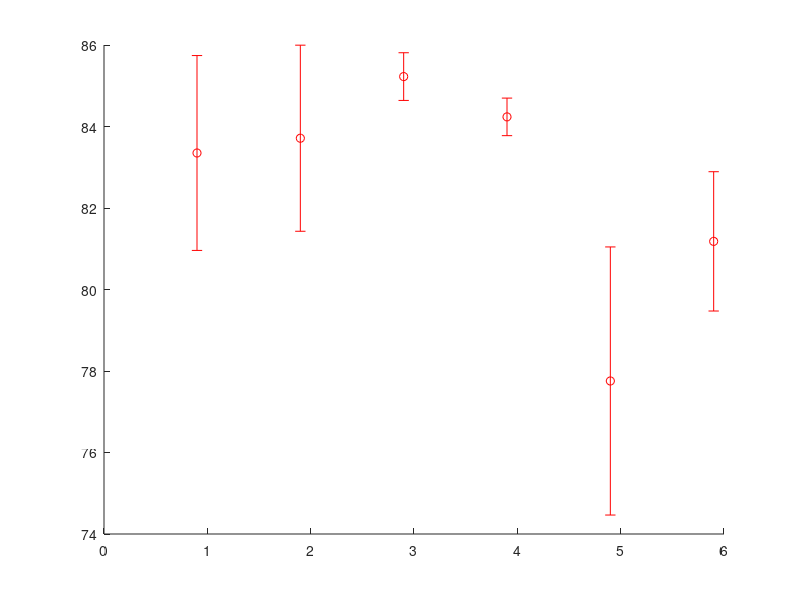

The MATLAB script that drew this image: (Note: this script raises an error after producing the figure.)
close all
load result_DSC_data_2.mat
max_trial = size(AC,1)/4;
row_SR = 3; row_KI = 4; row_KL = 5; row_KM = 8;
row_SR1 = 11; row_KM1 = 12; 
for ds = 1:4
    currAC = AC(1+(ds-1)*max_trial:max_trial*ds,:);
    meanAC = mean(currAC);
    stdAC = std(currAC);
    maxAC = max(currAC);
    minAC = min(currAC);
    figure
    errorbar(0.9:1:5.9,meanAC([row_SR1,row_SR,row_KI,row_KL,row_KM1,row_KM]),...
        stdAC([row_SR1,row_SR,row_KI,row_KL,row_KM1,row_KM]),'or','capsize',15)
    hold on
    errorbar(1.1:1:6.1,meanAC([row_SR1,row_SR,row_KI,row_KL,row_KM1,row_KM]),...
        meanAC([row_SR1,row_SR,row_KI,row_KL,row_KM1,row_KM])-minAC([row_SR1,row_SR,row_KI,row_KL,row_KM1,row_KM]),...
        maxAC([row_SR1,row_SR,row_KI,row_KL,row_KM1,row_KM])-meanAC([row_SR1,row_SR,row_KI,row_KL,row_KM1,row_KM]),'*')
    xlabel('Algorithms: (1-2):SR 1 and 10, (3):KindAP, (4):KindAP+L, (5-6):K-means 1 and 10')
    ylabel('Accuracy')
    legend('std','max-min','location','best')
    set(gca,'fontsize',15)
end